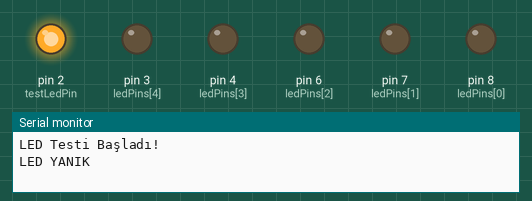
The program below on a simulated Arduino Uno, built with avr-gcc and run on an emulated ATmega328P. Parts: output pins drawn as LEDs (lit = HIGH), the last lines printed to the serial monitor. Random numbers use the default seed unless the program sets one.

Above: at 0.1 s.
At 1.1 s:
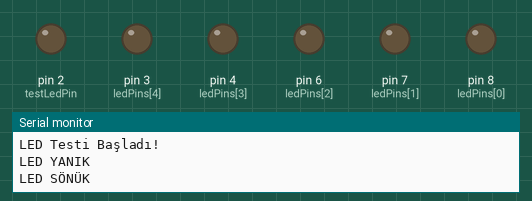
At 6.98 s:
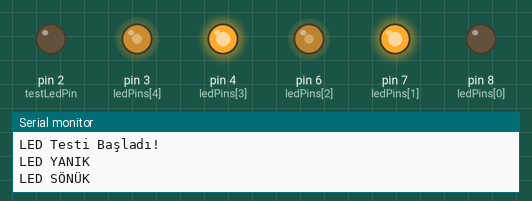
At 12.3 s:
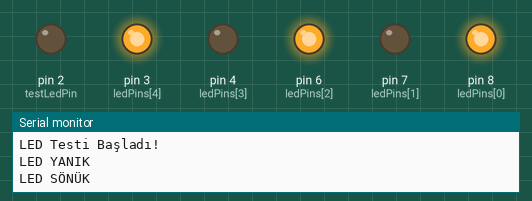
At 14.7 s:
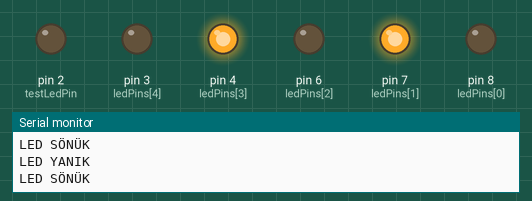
At 26.8 s:
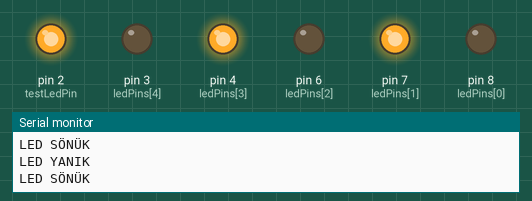
Timing chart, 0 to 40.0 s (numbered marks = the images above):
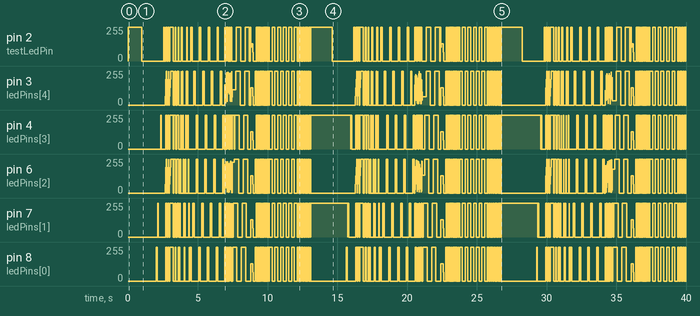

Measured:
- by itself, pin 7 (ledPins[1]): moves between 0/255 and 255/255, repeating every 13.6 s

The program:

main.cpp
```cpp
#include <Arduino.h>

// LED pinleri
const int ledPins[] = {8, 7, 6, 4, 3, 2};  // Tersten bağlı LED pinleri
const int ledCount = 6;  // LED sayısı

// PWM değerleri
const int brightnessLevels[] = {0, 64, 128, 192, 255};  // Daha az seviye, daha hızlı geçiş
const int levelCount = 5;

// Polis efekti için LED grupları
const int group1[] = {0, 2, 4};  // İlk grup LED'ler (8, 6, 3 pinleri)
const int group2[] = {1, 3, 5};  // İkinci grup LED'ler (7, 4, 2 pinleri)
const int groupSize = 3;  // Her gruptaki LED sayısı

const int testLedPin = 2;  // Test edilecek LED pini

void setup() {
  // Tüm LED pinlerini çıkış olarak ayarla
  for(int i = 0; i < ledCount; i++) {
    pinMode(ledPins[i], OUTPUT);
  }
  pinMode(testLedPin, OUTPUT);   // LED pinini çıkış olarak ayarla
  Serial.begin(9600);
  Serial.println("LED Testi Başladı!");
}

// Hızlı soluklaşma efekti
void quickFade(int pin, int startBrightness, int endBrightness) {
  if (startBrightness < endBrightness) {
    for(int i = startBrightness; i <= endBrightness; i += 5) {
      analogWrite(pin, i);
      delay(1);
    }
  } else {
    for(int i = startBrightness; i >= endBrightness; i -= 5) {
      analogWrite(pin, i);
      delay(1);
    }
  }
}

// Kaleidoskop dans efekti
void kaleidoscopeDance() {
  // Merkezden dışa doğru yayılan efekt
  for(int i = 0; i < 3; i++) {
    analogWrite(ledPins[2], 255);  // Merkez LED
    analogWrite(ledPins[3], 255);
    delay(50);

    analogWrite(ledPins[1], 255);  // İkinci halka
    analogWrite(ledPins[4], 255);
    delay(50);

    analogWrite(ledPins[0], 255);  // Dış halka
    analogWrite(ledPins[5], 255);
    delay(50);

    // Hepsini söndür
    for(int j = 0; j < ledCount; j++) {
      analogWrite(ledPins[j], 0);
    }
    delay(50);
  }
}

// Spiral dans efekti
void spiralDance() {
  for(int i = 0; i < 2; i++) {
    for(int j = 0; j < ledCount; j++) {
      analogWrite(ledPins[j], 255);
      delay(30);
      analogWrite(ledPins[j], 0);
    }
    for(int j = ledCount-1; j >= 0; j--) {
      analogWrite(ledPins[j], 255);
      delay(30);
      analogWrite(ledPins[j], 0);
    }
  }
}

// Polis arabası efekti
void policeEffect() {
  // Hızlı yanıp sönme (10 kez)
  for(int i = 0; i < 10; i++) {
    // İlk grup yanık, ikinci grup sönük
    for(int j = 0; j < groupSize; j++) {
      digitalWrite(ledPins[group1[j]], HIGH);
      digitalWrite(ledPins[group2[j]], LOW);
    }
    delay(50);  // Çok hızlı

    // İlk grup sönük, ikinci grup yanık
    for(int j = 0; j < groupSize; j++) {
      digitalWrite(ledPins[group1[j]], LOW);
      digitalWrite(ledPins[group2[j]], HIGH);
    }
    delay(50);
  }

  // Yavaş yanıp sönme (5 kez)
  for(int i = 0; i < 5; i++) {
    // İlk grup yanık, ikinci grup sönük
    for(int j = 0; j < groupSize; j++) {
      digitalWrite(ledPins[group1[j]], HIGH);
      digitalWrite(ledPins[group2[j]], LOW);
    }
    delay(200);

    // İlk grup sönük, ikinci grup yanık
    for(int j = 0; j < groupSize; j++) {
      digitalWrite(ledPins[group1[j]], LOW);
      digitalWrite(ledPins[group2[j]], HIGH);
    }
    delay(200);
  }

  // Çok hızlı titreme (20 kez)
  for(int i = 0; i < 20; i++) {
    // İlk grup yanık, ikinci grup sönük
    for(int j = 0; j < groupSize; j++) {
      digitalWrite(ledPins[group1[j]], HIGH);
      digitalWrite(ledPins[group2[j]], LOW);
    }
    delay(25);

    // İlk grup sönük, ikinci grup yanık
    for(int j = 0; j < groupSize; j++) {
      digitalWrite(ledPins[group1[j]], LOW);
      digitalWrite(ledPins[group2[j]], HIGH);
    }
    delay(25);
  }
}

void loop() {
  // LED'i yak
  digitalWrite(testLedPin, HIGH);
  Serial.println("LED YANIK");
  delay(1000);  // 1 saniye bekle

  // LED'i söndür
  digitalWrite(testLedPin, LOW);
  Serial.println("LED SÖNÜK");
  delay(1000);  // 1 saniye bekle

  // Hızlı dalga efekti
  for(int i = 0; i < ledCount; i++) {
    quickFade(ledPins[i], 0, 255);
    quickFade(ledPins[i], 255, 0);
  }

  // Hızlı parlaklık değişimi
  for(int i = 0; i < 3; i++) {
    for(int level = 0; level < levelCount; level++) {
      for(int j = 0; j < ledCount; j++) {
        analogWrite(ledPins[j], brightnessLevels[level]);
      }
      delay(30);
    }
  }

  // Kaleidoskop dans efekti
  kaleidoscopeDance();

  // Spiral dans efekti
  spiralDance();

  // Hızlı çapraz dans
  for(int i = 0; i < 4; i++) {
    for(int j = 0; j < ledCount/2; j++) {
      quickFade(ledPins[j], 0, 255);
      quickFade(ledPins[ledCount-1-j], 0, 255);
      quickFade(ledPins[j], 255, 0);
      quickFade(ledPins[ledCount-1-j], 255, 0);
    }
  }

  // Hızlı titreme dansı
  for(int i = 0; i < 50; i++) {
    for(int j = 0; j < ledCount; j++) {
      analogWrite(ledPins[j], random(0, 256));
    }
    delay(10);
  }

  // Hızlı sıralı dans
  for(int i = 0; i < 2; i++) {
    for(int j = 0; j < ledCount; j++) {
      quickFade(ledPins[j], 0, 255);
    }
    for(int j = 0; j < ledCount; j++) {
      quickFade(ledPins[j], 255, 0);
    }
  }

  // Hızlı yanıp sönme dansı
  for(int i = 0; i < 20; i++) {
    for(int j = 0; j < ledCount; j++) {
      digitalWrite(ledPins[j], HIGH);
    }
    delay(5);
    for(int j = 0; j < ledCount; j++) {
      digitalWrite(ledPins[j], LOW);
    }
    delay(5);
  }

  // Kısa bir mola
  delay(200);

  policeEffect();
  delay(500);  // Kısa bir mola
}
```
